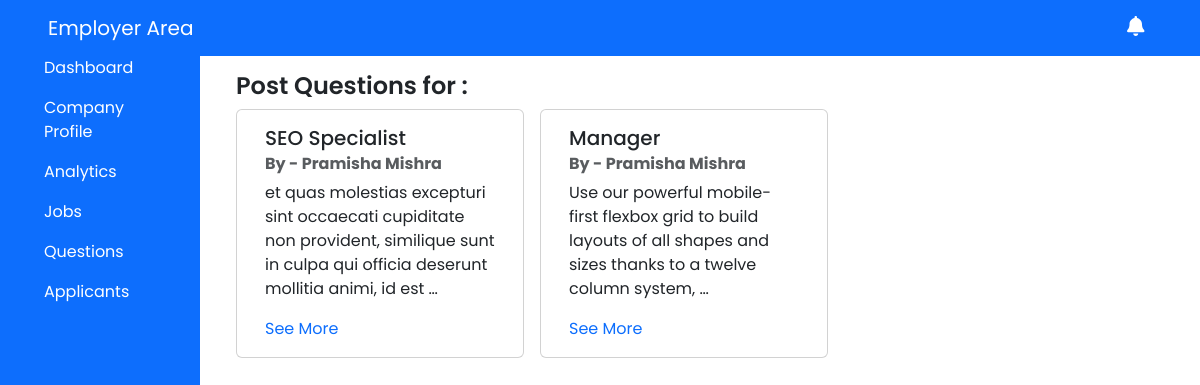
Screenshot of /employer/questions/ (signed in) with the database file from the repository.
### employer/models.py (models this page shows, shortened)
class Job(models.Model):
    employer = models.ForeignKey(Employer,on_delete=models.CASCADE,related_name='job')
    job_id = models.AutoField(primary_key=True)
    job_type = models.CharField(max_length=50,choices=JOB_TYPE,blank=False,null=False ,verbose_name='Job type')
    job_position = models.CharField(verbose_name="Position",max_length=100,null=False,blank=False)
    job_requirement = models.CharField(verbose_name="Requirements",max_length=100,null=False,blank=False)
    job_description = models.TextField(verbose_name="Description",null=False,blank=False)
    salary = models.TextField(max_length=30,blank=True,null=True)
    location_type = models.TextField(choices=LOCATION_TYPE,blank=False)
    deadline = models.DateField(blank=False,null=False,default=default_deadline)

class Employer(models.Model):
    emp_id = models.AutoField(primary_key=True)
    emp_name = models.CharField(max_length=50,null=False,blank=False,verbose_name='Employer name')
    emp_phone_number = models.CharField(max_length=11,null=False,blank=False,verbose_name='Employer number')
    emp_email = models.EmailField(verbose_name='Employer Email',null=False,blank=False,unique=True)
    emp_password = models.CharField(null=False,blank=False,verbose_name='Employer Password',max_length=255)
    about_employer = models.TextField(verbose_name='About Employer',blank=True,null=True)
    emp_profile = models.FileField(upload_to=filepath ,null=True,verbose_name='Profile Photo')

### employer/views.py (the view)
# urls.py: path('questions/',questions,name="questions"),
def questions(request):
    email = request.session.get('email',None)
    if email:
        employer = Employer.objects.get(emp_email = email)
        job_exists = Job.objects.filter(employer = employer).exists()
        jobs = None
        message = ''
        if job_exists:
            jobs = Job.objects.filter(employer = employer).order_by('job_id')
        else:
            message = 'No jobs posted yet.'
        context = {
            'jobs':jobs,
            'message':message
        }
        return render(request,'employer-dashboard/components/questions.html',context)
    else:
        messages.error(request,"Session Expired.")
        return redirect('employer_signin')

### templates/employer-dashboard/components/questions.html
{% extends "../index.html" %}
{% block content %}
<h1 class="fs-4 fw-semibold mt-2 mx-4">Post Questions for : </h1>
<div class="row d-flex flex-col">
      <div class="container">
        <div class="row row-cols-3 mx-3">
          {% for job in jobs%}
          <div class="card mx-2" style="width: 18rem;">
            <div class="card-body">
              <h5 class="card-title">{{job.job_position}}</h5>
              <h6 class="card-subtitle mb-2 text-body-secondary fw-bold">By - {{job.employer.emp_name}}</h6>
              <p class="card-text">{{job.job_description |truncatewords:20 | safe}}</p>
              <a href="{%url 'viewquestions' id=job.job_id%}" class="card-link">See More</a>
            </div>
          </div>
          {%endfor%}
        </div>
      </div>
{% endblock %}

### static/css/style.css (style rules this page uses)
:root { --color-primary:#832bf0; --color-primary-hover:#8732f0; --color-secondary:#3a0ca3; --color-light:#83c5be; --color-red:#d90429; --color-red-hover:#dd2d4be3; --color-dark:#14213d; --color-grey:#a1a1a1; --color-white:#fff; --color-green:#00FF00; }
* { font-family: 'Poppins', sans-serif !important; }
a { text-decoration: none !important; }

### static/css/helper.css (style rules this page uses)
:root { --color-primary:#832bf0; --color-primary-hover:#863be280; --color-secondary:#3a0ca3; --color-light:#83c5be; --color-red:#d90429; --color-red-hover:#dd2d4be3; --color-dark:#14213d; --color-grey:#a1a1a1; --color-white:#fff; }

### static/css/dashboard.css (style rules this page uses)
.card { overflow:hidden; }

### rows the page displays
Job: job_position "SEO Specialist", employer.emp_name "Pramisha Mishra", job_description "et quas molestias excepturi sint occaecati cupiditate non provident, similique sunt in culpa qui officia deserunt mollitia animi, id est …"
Job: job_position "Manager", employer.emp_name "Pramisha Mishra", job_description "Use our powerful mobile-first flexbox grid to build layouts of all shapes and sizes thanks to a twelve column system, …"
